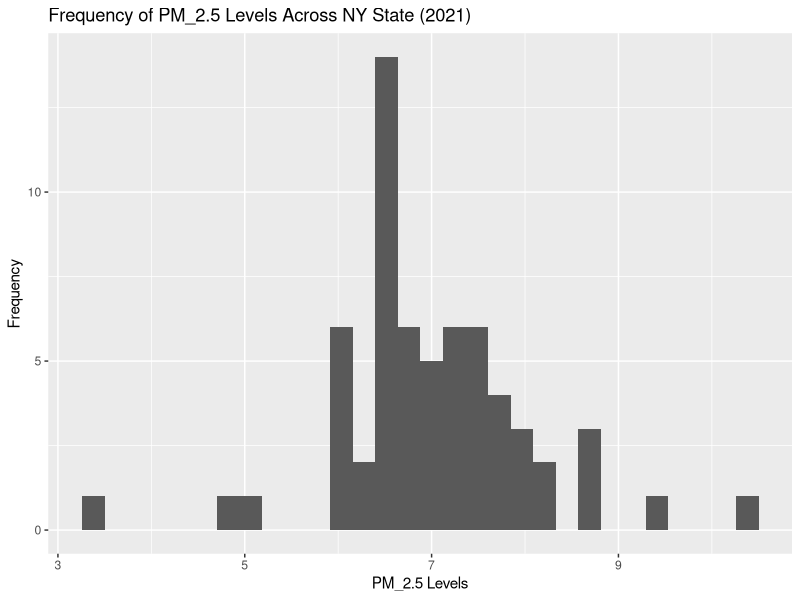
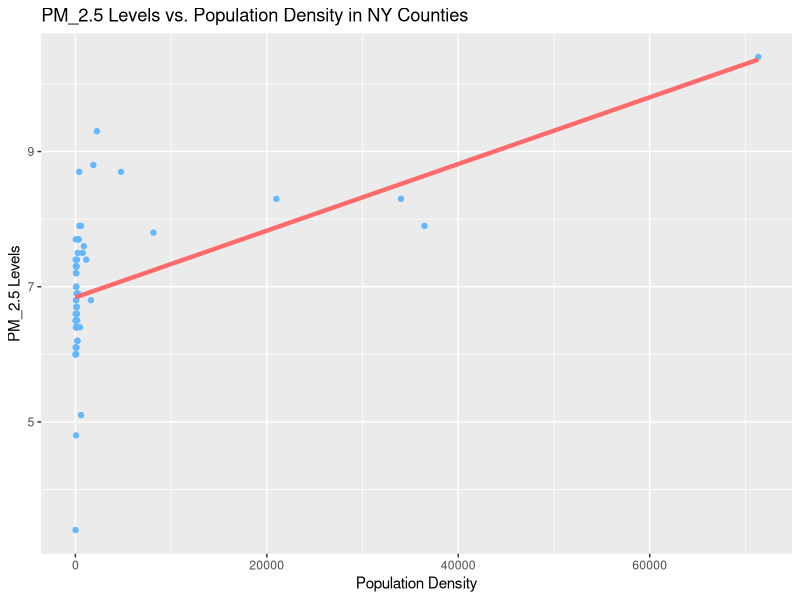
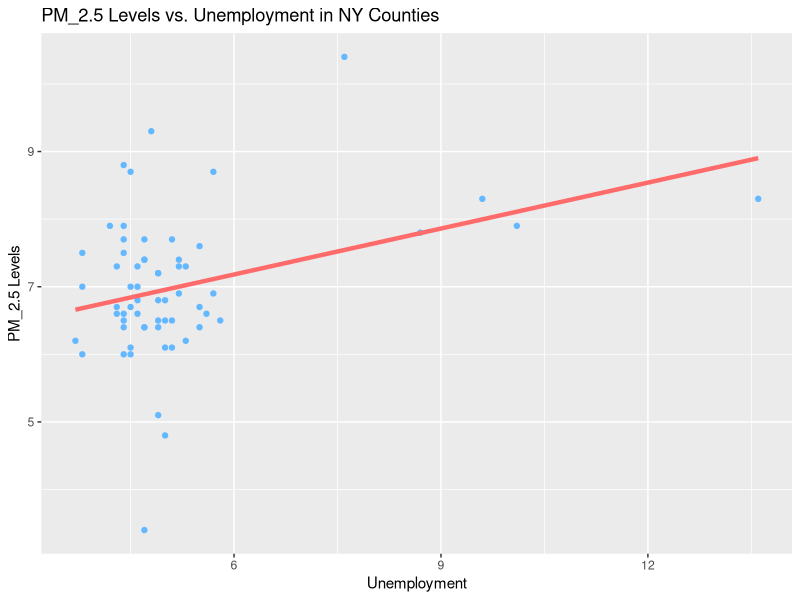

Generate these figures, in order, with R:
## ---- chunk 1

## loading data 

library(tidyverse)

finalData <- read_csv("finalData.csv")

## getting rid of extra columns 

finalData <- finalData |>
  select(County:PopDensity)

## distribution of air pollution

finalData |>
  ggplot(mapping = aes(x = PM)) +
  geom_histogram() +
  labs(x = "PM_2.5 Levels",
       y = "Frequency",
       title = "Frequency of PM_2.5 Levels Across NY State (2021)")
## ---- chunk 2

## population density prediction

finalData |>
  ggplot(aes(x = PopDensity,
             y = PM)) +
  geom_point(color = "steelblue1") +
  geom_smooth(method = "lm", se = FALSE, 
              color = "indianred1", size = 1.5) +
  labs(x = "Population Density",
       y = "PM_2.5 Levels",
       title = "PM_2.5 Levels vs. Population Density in NY Counties")

## population density regression

pop_reg <- lm(PM ~ PopDensity, data = finalData)
pop_reg

## correlation

cor(finalData$PopDensity, finalData$PM) 


## ---- chunk 3

## Unemployment prediction

finalData |>
  ggplot(aes(x = Unemployment,
             y = PM)) +
  geom_point(color = "steelblue1") +
  geom_smooth(method = "lm", se = FALSE, 
              color = "indianred1", size = 1.5) +
  labs(x = "Unemployment",
       y = "PM_2.5 Levels",
       title = "PM_2.5 Levels vs. Unemployment in NY Counties")

## unemployment regression

unemployment_reg <- lm(PM ~ Unemployment, data = finalData)
unemployment_reg

## correlation 

cor(finalData$Unemployment, finalData$PM)

## ---- chunk 4

